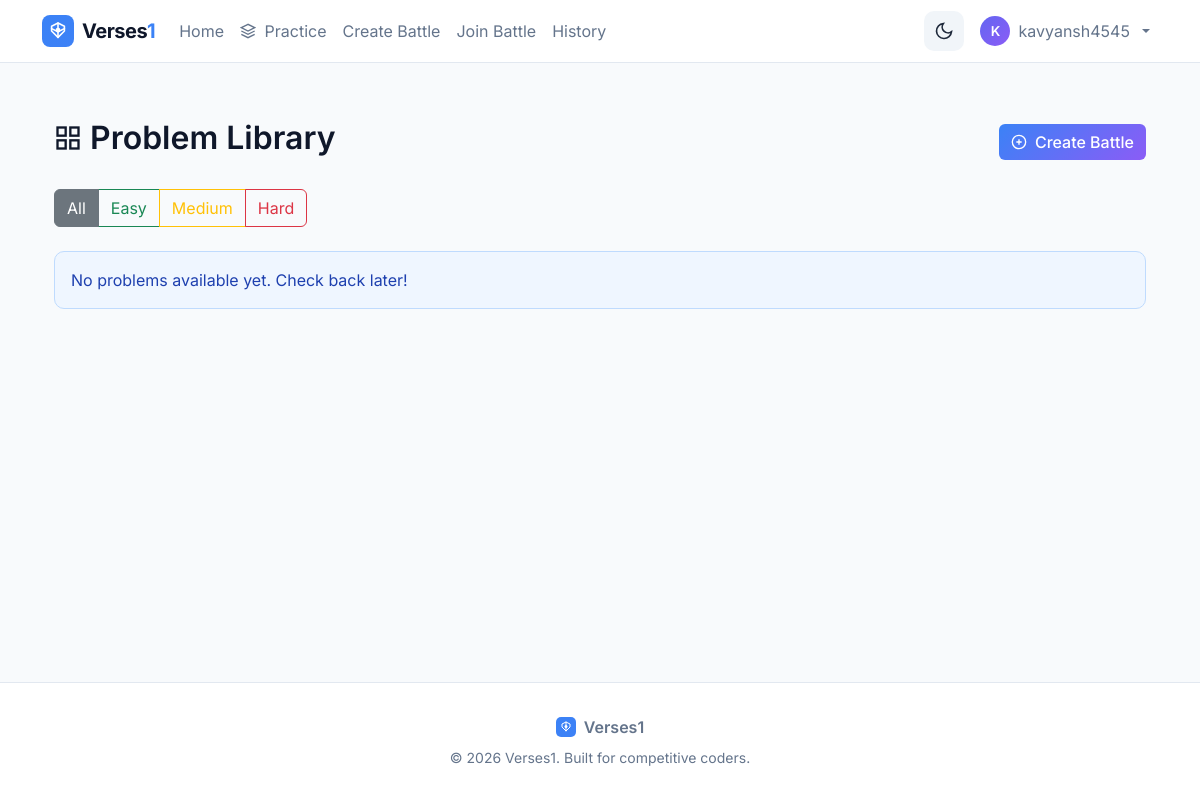
Before: /problems/ (signed in) with the older database file.
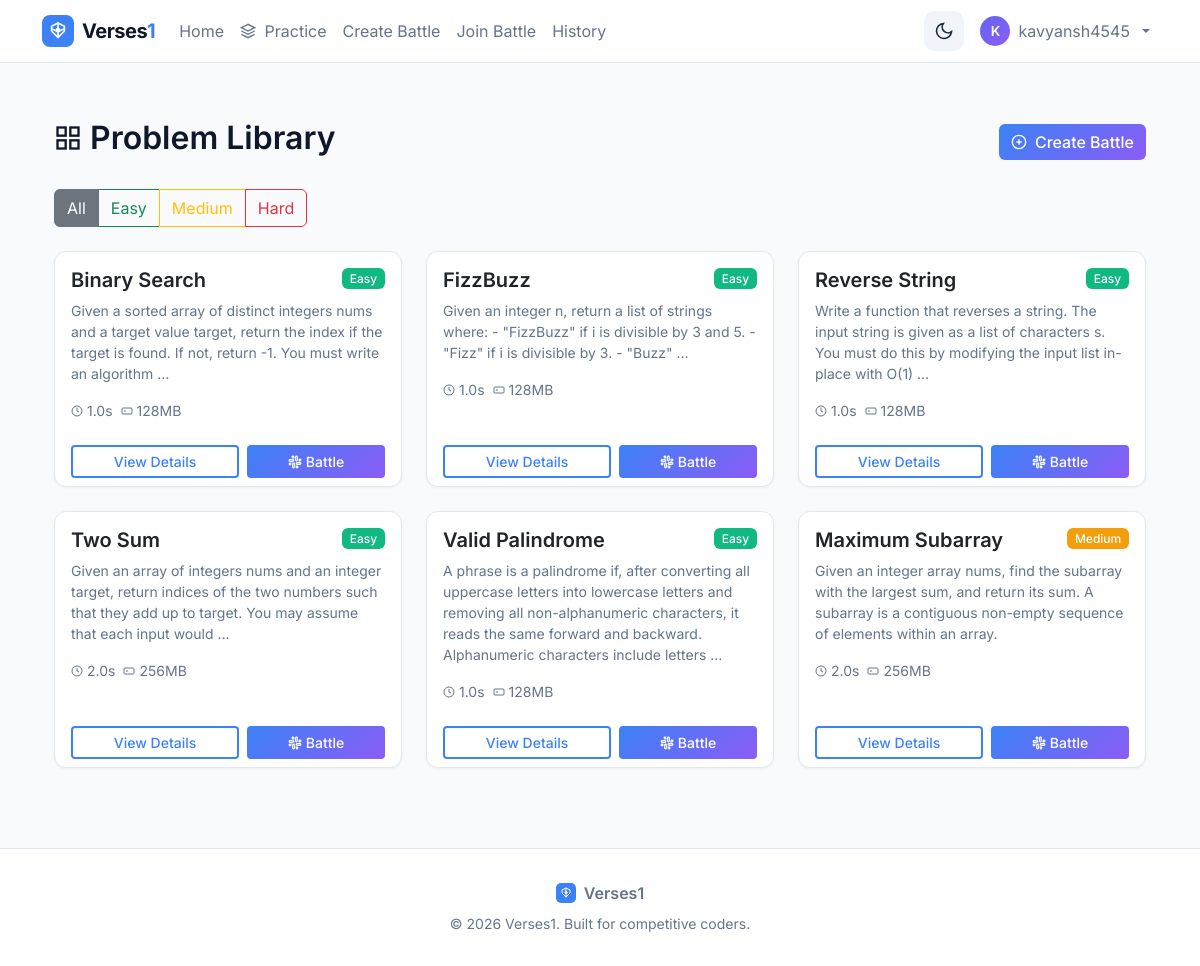
After: the same page with the newer database file.
### battles/models.py (models this page shows, shortened)
class ProblemStatement(models.Model):
    DIFFICULTY_CHOICES = [
        ('easy', 'Easy'),
        ('medium', 'Medium'),
        ('hard', 'Hard'),
    ]
    title = models.CharField(max_length=200)
    slug = models.SlugField(unique=True)
    description = models.TextField(help_text="Problem description in Markdown")
    input_format = models.TextField(help_text="Description of input format")
    output_format = models.TextField(help_text="Description of expected output format")
    constraints = models.TextField(help_text="Constraints (e.g., 1 <= n <= 10^5)")
    example_input = models.TextField(help_text="Example input to show users")
    example_output = models.TextField(help_text="Expected output for example")
    example_explanation = models.TextField(blank=True, help_text="Explanation of the example")
    difficulty = models.CharField(max_length=10, choices=DIFFICULTY_CHOICES, default='easy')
    categories = models.ManyToManyField(Category, related_name='problems', blank=True)
    time_limit_seconds = models.FloatField(default=2.0, help_text="Time limit per test case")
    memory_limit_mb = models.IntegerField(default=256, help_text="Memory limit in MB")
    function_signature = models.CharField(
        max_length=200,
        help_text="Function signature users must implement, e.g., 'def solution(nums, target):'"
    )
    starter_code = models.TextField(
        blank=True,
        help_text="Starter code template for users"
    )
    is_active = models.BooleanField(default=True)
    created_at = models.DateTimeField(auto_now_add=True)
    updated_at = models.DateTimeField(auto_now=True)
    class Meta:
        ordering = ['difficulty', 'title']

### battles/views.py (the view)
# urls.py: path('problems/', views.problem_list, name='problem_list'),
@login_required
def problem_list(request):
    category_slug = request.GET.get('category')
    difficulty = request.GET.get('difficulty')
    problems = ProblemStatement.objects.filter(is_active=True)
    if category_slug:
        problems = problems.filter(categories__slug=category_slug)
    if difficulty:
        problems = problems.filter(difficulty=difficulty)
    problems = problems.order_by('difficulty', 'title').distinct()
    categories = Category.objects.all()
    solved_problems = []
    if request.user.is_authenticated:
        solved_problems = list(
            PracticeSubmission.objects.filter(
                user=request.user,
                all_tests_passed=True
            ).values_list('problem_id', flat=True).distinct()
        )
    return render(request, 'battles/problem_list.html', {
        'problems': problems,
        'categories': categories,
        'selected_category': category_slug,
        'selected_difficulty': difficulty,
        'solved_problems': solved_problems,
    })

### battles/templates/battles/problem_list.html (shortened to what this page needs)
{% extends "base.html" %}
{% load static %}
{% block content %}
<div class="container py-4">
    <div class="d-flex justify-content-between align-items-center mb-4">
        <h2 class="d-flex align-items-center gap-2">
            <svg width="28" height="28" viewBox="0 0 24 24" fill="none" stroke="currentColor" stroke-width="2">
                <rect x="3" y="3" width="7" height="7"/>
                <rect x="14" y="3" width="7" height="7"/>
                <rect x="14" y="14" width="7" height="7"/>
                <rect x="3" y="14" width="7" height="7"/>
            </svg>
            Problem Library
        </h2>
        <a href="{% url 'create_battle' %}" class="btn btn-primary d-flex align-items-center gap-2">
            <svg width="16" height="16" viewBox="0 0 24 24" fill="none" stroke="currentColor" stroke-width="2">
                <circle cx="12" cy="12" r="10"/>
                <path d="M12 8v8M8 12h8"/>
            </svg>
            Create Battle
        </a>
    </div>
    <div class="mb-4">
        <div class="btn-group" role="group">
            <button type="button" class="btn btn-outline-secondary active" data-filter="all">All</button>
            <button type="button" class="btn btn-outline-success" data-filter="easy">Easy</button>
            <button type="button" class="btn btn-outline-warning" data-filter="medium">Medium</button>
            <button type="button" class="btn btn-outline-danger" data-filter="hard">Hard</button>
        </div>
    </div>
    <div class="row" id="problemsGrid">
        {% for problem in problems %}
        <div class="col-md-6 col-lg-4 mb-4 problem-card" data-difficulty="{{ problem.difficulty }}">
            <div class="card h-100 battle-card">
                <div class="card-body">
                    <div class="d-flex justify-content-between align-items-start mb-2">
                        <h5 class="card-title mb-0">{{ problem.title }}</h5>
                        <span class="badge {% if problem.difficulty == 'easy' %}bg-success{% elif problem.difficulty == 'medium' %}bg-warning{% else %}bg-danger{% endif %}">
                            {{ problem.get_difficulty_display }}
                        </span>
                    </div>
                    <p class="card-text text-muted small">
                        {{ problem.description|truncatewords:30 }}
                    </p>
                    <div class="d-flex justify-content-between align-items-center mt-3">
                        <small class="text-muted d-flex align-items-center gap-2">
                            <span class="d-flex align-items-center gap-1">
                                <svg width="12" height="12" viewBox="0 0 24 24" fill="none" stroke="currentColor" stroke-width="2">
                                    <circle cx="12" cy="12" r="10"/>
                                    <polyline points="12 6 12 12 16 14"/>
                                </svg>
                                {{ problem.time_limit_seconds }}s
                            </span>
                            <span class="d-flex align-items-center gap-1">
                                <svg width="12" height="12" viewBox="0 0 24 24" fill="none" stroke="currentColor" stroke-width="2">
                                    <rect x="2" y="6" width="20" height="12" rx="2"/>
                                    <path d="M6 12h4"/>
                                </svg>
                                {{ problem.memory_limit_mb }}MB
                            </span>
                        </small>
                    </div>
                </div>
                <div class="card-footer bg-transparent border-0">
                    <div class="d-flex gap-2">
                        <a href="{% url 'problem_detail' problem.slug %}" class="btn btn-outline-primary btn-sm flex-fill">
                            View Details
                        </a>
                        <a href="{% url 'create_battle' %}?problem={{ problem.slug }}" class="btn btn-primary btn-sm flex-fill d-flex align-items-center justify-content-center gap-1">
                            Battle
                        </a>
                    </div>
                </div>
            </div>
        </div>
        {% empty %}
        <div class="col-12">
            <div class="alert alert-info">
                No problems available yet. Check back later!
            </div>
        </div>
        {% endfor %}
    </div>
</div>
{% endblock %}

### battles/templates/base.html (shortened to what this page needs)
<!DOCTYPE html>
{% load static %}
<html lang="en" data-theme="light">
<head>
    <link href="https://cdn.jsdelivr.net/npm/bootstrap@5.3.2/dist/css/bootstrap.min.css" rel="stylesheet">
    <link href="{% static 'battles/css/site.css' %}" rel="stylesheet">
</head>
<body>
    <nav class="navbar navbar-expand-lg">
        <div class="container">
            <a class="navbar-brand d-flex align-items-center gap-2" href="{% url 'home' %}">
                <span class="brand-text">Verses<span class="brand-accent">1</span></span>
            </a>
            <div class="collapse navbar-collapse" id="navbarNav">
                <ul class="navbar-nav me-auto">
                    <li class="nav-item">
                        <a class="nav-link" href="{% url 'home' %}">Home</a>
                    </li>
                    <li class="nav-item">
                        <a class="nav-link" href="{% url 'practice' %}">
                            <svg width="16" height="16" viewBox="0 0 24 24" fill="none" stroke="currentColor" stroke-width="2" style="margin-right: 4px; vertical-align: -2px;">
                                <path d="M12 2L2 7l10 5 10-5-10-5z"/>
                                <path d="M2 17l10 5 10-5"/>
                                <path d="M2 12l10 5 10-5"/>
                            </svg>
                            Practice
                        </a>
                    </li>
                    {% if user.is_authenticated %}
                        <li class="nav-item">
                            <a class="nav-link" href="{% url 'create_battle' %}">Create Battle</a>
                        </li>
                        <li class="nav-item">
                            <a class="nav-link" href="{% url 'join_battle' %}">Join Battle</a>
                        </li>
                        <li class="nav-item">
                            <a class="nav-link" href="{% url 'battle_history' %}">History</a>
                        </li>
                    {% endif %}
                </ul>
                <ul class="navbar-nav align-items-center">
                    <li class="nav-item me-2">
                        <button class="theme-toggle" onclick="toggleTheme()" title="Toggle dark mode">
                            <svg class="moon-icon" width="20" height="20" viewBox="0 0 24 24" fill="none" stroke="currentColor" stroke-width="2">
                                <path d="M21 12.79A9 9 0 1 1 11.21 3 7 7 0 0 0 21 12.79z"/>
                            </svg>
                        </button>
                    </li>
                    {% if user.is_authenticated %}
                        <li class="nav-item dropdown">
                            <a class="nav-link dropdown-toggle d-flex align-items-center gap-2" href="#" role="button" data-bs-toggle="dropdown" aria-expanded="false">
                                <div class="user-avatar-sm">{{ user.username|slice:":1"|upper }}</div>
                                {{ user.username }}
                            </a>
                        </li>
                    {% endif %}
                </ul>
            </div>
        </div>
    </nav>
    <div class="main-content">
        <div class="container">
            {% block content %}{% endblock %}
        </div>
    </div>
    <footer class="footer text-center">
        <div class="container">
            <div class="d-flex justify-content-center align-items-center gap-2 mb-2">
                <span class="fw-semibold">Verses1</span>
            </div>
            <p class="mb-0 small">&copy; 2026 Verses1. Built for competitive coders.</p>
        </div>
    </footer>
</body>
</html>

### battles/static/battles/css/site.css (style rules this page uses)
:root { --bg: #f8fafc; --panel: #ffffff; --card: #ffffff; --card-hover: #f1f5f9; --primary: #3b82f6; --primary-2: #2563eb; --accent: #8b5cf6; --accent-2: #7c3aed; --success: #10b981; --warning: #f59e0b; --danger: #ef4444; --muted: #64748b; --text: #0f172a; --text-secondary: #475569; --border: #e2e8f0; --glass: rgba(255,255,255,0.8); --gradient: linear-gradient(135deg, #3b82f6 0%, #8b5cf6 100%); }
.navbar-brand { font-weight: 700 !important; letter-spacing: -0.5px; }
.brand-text { font-size: 1.25rem; font-weight: 700; color: var(--text); }
.brand-accent { color: var(--primary); }
body { background: var(--bg); font-family: 'Inter', system-ui, -apple-system, 'Segoe UI', Roboto, 'Helvetica Neue', Arial, sans-serif; color: var(--text); }
.navbar { background: var(--panel); border-bottom: 1px solid var(--border); transition: background .3s ease, box-shadow .3s ease; }
.card { transition: transform .25s ease, box-shadow .25s ease, border-color .25s ease; border-radius: 12px; background: var(--card); border: 1px solid var(--border); box-shadow: 0 1px 3px rgba(0,0,0,0.05); }
.btn-primary { background: var(--gradient); border: none; color: white; font-weight: 500; transition: all .2s ease; }
.btn-outline-secondary { border-color: var(--border); color: var(--text-secondary); background: transparent; }
.btn-outline-primary { color: var(--primary); border: 2px solid var(--primary); background: transparent; font-weight: 500; }
.footer { background: var(--panel); color: var(--muted); border-top: 1px solid var(--border); padding: 2rem 0; }
a { color: var(--primary); text-decoration: none; }
.navbar .nav-link { color: var(--text-secondary) !important; transition: color .2s ease; }
h1, h2, h3, h4, h5, h6 { color: var(--text); font-weight: 600; }
p, .lead, .card-text { color: var(--text-secondary); }
.text-muted { color: var(--muted) !important; }
.badge { font-weight: 500; padding: .35em .65em; }
.badge.bg-success { background: var(--success) !important; }
.badge.bg-warning { background: var(--warning) !important; color: #fff !important; }

### battles/templates/base.html (style rules this page uses)
:root { --primary-color: #6366f1; --secondary-color: #8b5cf6; --success-color: #10b981; --warning-color: #f59e0b; --danger-color: #ef4444; --bg-color: #f8fafc; --card-bg: #ffffff; --text-primary: #1e293b; --text-secondary: #64748b; --border-color: #e2e8f0; --hover-bg: #f1f5f9; --navbar-bg: #ffffff; --shadow-sm: 0 1px 2px rgba(0, 0, 0, 0.05); --shadow-md: 0 4px 6px -1px rgba(0, 0, 0, 0.1); --shadow-lg: 0 10px 15px -3px rgba(0, 0, 0, 0.1); }
body { min-height: 100vh; display: flex; flex-direction: column; background: var(--bg-color); color: var(--text-primary); transition: background-color 0.3s, color 0.3s; }
.main-content { flex: 1; padding: 2rem 0; }
.battle-card { transition: transform .2s; }
.theme-toggle { display: flex; align-items: center; justify-content: center; width: 40px; height: 40px; border: none; background: var(--hover-bg); border-radius: 10px; cursor: pointer; transition: all 0.3s; color: var(--text-primary); }
.theme-toggle .moon-icon { display: block; }
.user-avatar-sm { width: 30px; height: 30px; min-width: 30px; border-radius: 50%; background: linear-gradient(135deg, #6366f1, #8b5cf6); display: flex; align-items: center; justify-content: center; font-size: 0.85rem; font-weight: 600; color: white; text-transform: uppercase; }

Changed rows visible on the page:
added ProblemStatement: title "Binary Search", difficulty "Easy", description "Given a sorted array of distinct integers nums and a target value target, return the index if the target is found. If not, return -1. You must write an algorithm …", time_limit_seconds "1.0", memory_limit_mb "128"
added ProblemStatement: title "FizzBuzz", difficulty "Easy", description "Given an integer n, return a list of strings where: - \"FizzBuzz\" if i is divisible by 3 and 5. - \"Fizz\" if i is divisible by 3. - \"Buzz\" …", time_limit_seconds "1.0", memory_limit_mb "128"
added ProblemStatement: title "Reverse String", difficulty "Easy", description "Write a function that reverses a string. The input string is given as a list of characters s. You must do this by modifying the input list in-place with O(1) …", time_limit_seconds "1.0", memory_limit_mb "128"
added ProblemStatement: title "Two Sum", difficulty "Easy", description "Given an array of integers nums and an integer target, return indices of the two numbers such that they add up to target. You may assume that each input would …", time_limit_seconds "2.0", memory_limit_mb "256"
added ProblemStatement: title "Valid Palindrome", difficulty "Easy", description "A phrase is a palindrome if, after converting all uppercase letters into lowercase letters and removing all non-alphanumeric characters, it reads the same forward and backward. Alphanumeric characters include letters …", time_limit_seconds "1.0", memory_limit_mb "128"
added ProblemStatement: title "Maximum Subarray", difficulty "Medium", description "Given an integer array nums, find the subarray with the largest sum, and return its sum. A subarray is a contiguous non-empty sequence of elements within an array.", time_limit_seconds "2.0", memory_limit_mb "256"
Other visible differences:
text no longer shown: "No problems available yet. Check back later!"
